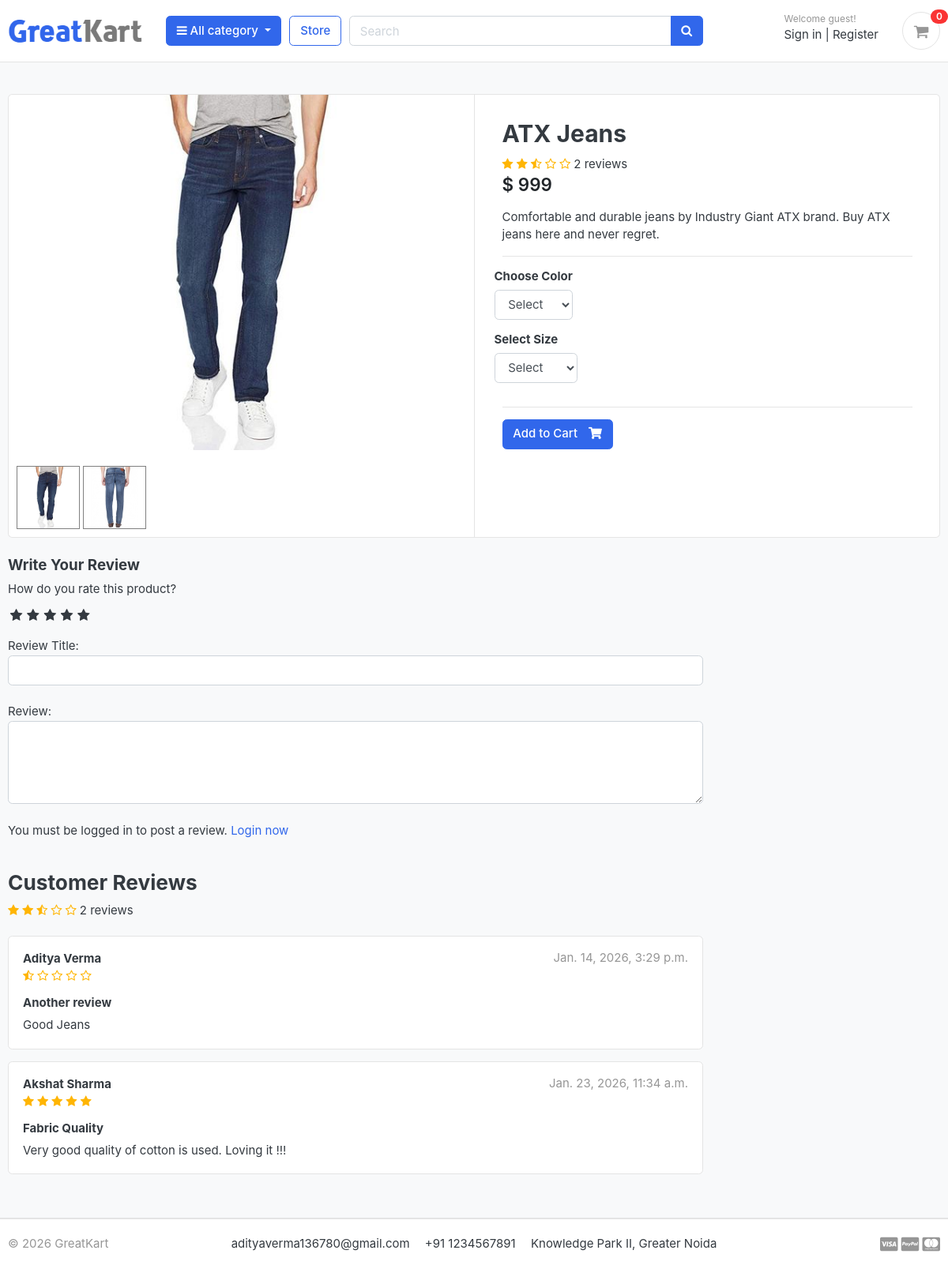
/store/category/jeans/atx-jeans/, run on the app's committed database.
### store/models.py (models this page shows, shortened)
class Product(models.Model):
    product_name    = models.CharField(max_length=200, unique=True)
    slug            = models.SlugField(max_length=200, unique=True)
    description     = models.TextField(max_length=500, blank=True)
    price           = models.IntegerField()
    images          = models.ImageField(upload_to='photos/products')
    stock           = models.IntegerField()
    is_available    = models.BooleanField(default=True)
    category        = models.ForeignKey(Category, on_delete=models.CASCADE)
    created_date    = models.DateTimeField(auto_now_add=True)
    modified_date   = models.DateTimeField(auto_now=True)
    def averageReview(self):
        reviews = ReviewRating.objects.filter(product=self, status=True).aggregate(average=Avg('rating'))
        avg = 0
        if reviews['average'] is not None:
            avg = float(reviews['average'])
        return avg
    def countReview(self):
        reviews = ReviewRating.objects.filter(product=self, status=True).aggregate(count=Count('id'))
        count = 0
        if reviews['count'] is not None:
            count = int(reviews['count'])
        return count

class ProductGallery(models.Model):
    product = models.ForeignKey(Product, default=None, on_delete=models.CASCADE)
    image = models.ImageField(upload_to='store/products', max_length=255)
    class Meta:
        verbose_name = 'productgallery'
        verbose_name_plural = 'product gallery'

class ReviewRating(models.Model):
    product = models.ForeignKey(Product, on_delete=models.CASCADE)
    user = models.ForeignKey(Account, on_delete=models.CASCADE)
    subject = models.CharField(max_length=100, blank=True)
    review = models.TextField(max_length=500, blank=True)
    rating = models.FloatField()
    ip = models.CharField(max_length=20, blank=True)
    status = models.BooleanField(default=True)
    created_at = models.DateTimeField(auto_now_add=True)
    updated_at = models.DateTimeField(auto_now=True)

### accounts/models.py (models this page shows, shortened)
class Account(AbstractBaseUser):
    first_name      = models.CharField(max_length=50)
    last_name       = models.CharField(max_length=50)
    username        = models.CharField(max_length=50, unique=True)
    email           = models.EmailField(max_length=100, unique=True)
    phone_number    = models.CharField(max_length=50)
    date_joined     = models.DateTimeField(auto_now_add=True)
    last_login      = models.DateTimeField(auto_now_add=True)
    is_admin        = models.BooleanField(default=False)
    is_staff        = models.BooleanField(default=False)
    is_active        = models.BooleanField(default=False)
    is_superadmin        = models.BooleanField(default=False)
    USERNAME_FIELD = 'email'
    REQUIRED_FIELDS = ['username', 'first_name', 'last_name']
    objects = MyAccountManager()
    def full_name(self):
        return f'{self.first_name} {self.last_name}'

### store/views.py (the view)
# urls.py: path('category/<slug:category_slug>/<slug:product_slug>/', views.product_detail, name='product_detail'),
def product_detail(request, category_slug, product_slug):
    try:
        single_product = Product.objects.get(category__slug=category_slug, slug=product_slug)
        in_cart = CartItem.objects.filter(cart__cart_id=_cart_id(request), product=single_product).exists()
    except Exception as e:
        raise e
    if request.user.is_authenticated:
        try:
            orderproduct = OrderProduct.objects.filter(user=request.user, product_id=single_product.id).exists()
        except OrderProduct.DoesNotExist:
            orderproduct = None
    else:
        orderproduct = None
    reviews = ReviewRating.objects.filter(product_id=single_product.id, status=True)
    product_gallery = ProductGallery.objects.filter(product_id=single_product.id)
    context = {
        'single_product': single_product,
        'in_cart'       : in_cart,
        'orderproduct': orderproduct,
        'reviews': reviews,
        'product_gallery': product_gallery,
    }
    return render(request, 'store/product_detail.html', context)

### carts/context_processors.py (called while the page is built)
def counter(request):
    cart_count = 0
    if 'admin' in request.path:
        return {}
    else:
        try:
            cart = Cart.objects.filter(cart_id=_cart_id(request))
            if request.user.is_authenticated:
                cart_items = CartItem.objects.all().filter(user=request.user)
            else:
                cart_items = CartItem.objects.all().filter(cart=cart[:1])
            for cart_item in cart_items:
                cart_count += cart_item.quantity
        except Cart.DoesNotExist:
            cart_count = 0
    return dict(cart_count=cart_count)

### carts/views.py (called while the page is built)
def _cart_id(request):
    cart = request.session.session_key
    if not cart:
        cart = request.session.create()
    return cart

### category/context_processors.py (called while the page is built)
def menu_links(request):
    links = Category.objects.all()
    return dict(links=links)

### category/models.py (called while the page is built)
    def get_url(self):
            return reverse('products_by_category', args=[self.slug])

### store/models.py (called while the page is built)
    def colors(self):
        return super(VariationManager, self).filter(variation_category='color', is_active=True)

    def sizes(self):
        return super(VariationManager, self).filter(variation_category='size', is_active=True)

### templates/store/product_detail.html (shortened to what this page needs)
{% extends 'base.html' %}
{% load static %}
{% block content %}
<section class="section-content padding-y bg">
	<div class="container">
		<div class="card">
			<div class="row no-gutters">
				<aside class="col-md-6">
					<article class="gallery-wrap">
						<div class="img-big-wrap mainImage">
							<center><img src="{{ single_product.images.url }}"></center>
						</div>
					</article>
					<ul class="thumb">
						<li>
							<a href="{{ single_product.images.url }}" target="mainImage"><img src="{{ single_product.images.url }}" alt="Product Image"></a>
							{% for i in product_gallery %}
							<a href="{{i.image.url}}" target="mainImage"><img src="{{i.image.url}}" alt="Product Image"></a>
							{% endfor %}
						</li>
					</ul>
				</aside>
				<main class="col-md-6 border-left">
					<form action="{% url 'add_cart' single_product.id %}" method="POST">
						<article class="content-body">
							<h2 class="title">{{ single_product.product_name }}</h2>
							<div class="rating-star">
								<span>
									<i class="fa fa-star{% if single_product.averageReview < 0.5 %}-o{% elif single_product.averageReview >= 0.5 and single_product.averageReview < 1 %}-half-o {% endif %}" aria-hidden="true"></i>
									<i class="fa fa-star{% if single_product.averageReview < 1.5 %}-o{% elif single_product.averageReview >= 1.5 and single_product.averageReview < 2 %}-half-o {% endif %}" aria-hidden="true"></i>
									<i class="fa fa-star{% if single_product.averageReview < 2.5 %}-o{% elif single_product.averageReview >= 2.5 and single_product.averageReview < 3 %}-half-o {% endif %}" aria-hidden="true"></i>
									<i class="fa fa-star{% if single_product.averageReview < 3.5 %}-o{% elif single_product.averageReview >= 3.5 and single_product.averageReview < 4 %}-half-o {% endif %}" aria-hidden="true"></i>
									<i class="fa fa-star{% if single_product.averageReview < 4.5 %}-o{% elif single_product.averageReview >= 4.5 and single_product.averageReview < 5 %}-half-o {% endif %}" aria-hidden="true"></i>
	<span>{{single_product.countReview}} reviews</span>
									</span>
							</div>
							<div class="mb-3">
								<var class="price h4">$ {{single_product.price}}</var>
							</div>
							<p>{{ single_product.description }}</p>
							<hr>
							<div class="row">
								<div class="item-option-select">
									<h6>Choose Color</h6>
									<select name="color" class="form-control" required>
										<option value="" disabled selected>Select</option>
									</select>
								</div>
							</div>
							<div class="row">
								<div class="item-option-select">
									<h6>Select Size</h6>
									<select name="size" class="form-control">
										<option value="" disabled selected>Select</option>
									</select>
								</div>
							</div>
							<hr>
							{% if single_product.stock <= 0 %}
							<h5 class="text-danger">Out of Stock</h5>
							{% else %}
							<button type="submit" class="btn  btn-primary"> <span class="text">Add to Cart</span> <i class="fas fa-shopping-cart"></i> </button>
							{% endif %}
						</article>
					</form>
				</main>
			</div>
		</div>
		<br>
		<div class="row">
			<div class="col-md-9">
				<form action="{% url 'submit_review' single_product.id %}" method="POST">
					<h5>Write Your Review</h5>
					<div>
						<label>How do you rate this product?</label>
						<br>
						<div class="rate">
							<input type="radio" name="rating" id="rating10" value="5" required /><label for="rating10" title="5"></label>
							<input type="radio" name="rating" id="rating8" value="4" required /><label for="rating8" title="4"></label>
							<input type="radio" name="rating" id="rating6" value="3" required /><label for="rating6" title="3"></label>
							<input type="radio" name="rating" id="rating4" value="2" required /><label for="rating4" title="2"></label>
							<input type="radio" name="rating" id="rating2" value="1" required /><label for="rating2" title="1"></label>
						</div>
<br>
						Review Title:
						<input type="text" class="form-control" name="subject">
						<br>
						Review:
						<textarea name="review" rows="4" class="form-control"></textarea>
						<br>
						{% if user.is_authenticated %}
							{% if orderproduct %}
								<input type="submit" value="Submit Review" class="btn btn-primary">
							{% else %}
								<p>You must purchase this product to post a review.</p>
							{% endif %}
						{% else %}
						<p>You must be logged in to post a review. <span><a href="{% url 'login' %}">Login now</a></span></p>
						{% endif %}
					</div>
				</form>
<br>
<header class="section-heading">
	<h3>Customer Reviews </h3>
	<div class="rating-star">
		<span>
			<i class="fa fa-star{% if single_product.averageReview < 0.5 %}-o{% elif single_product.averageReview >= 0.5 and single_product.averageReview < 1 %}-half-o {% endif %}" aria-hidden="true"></i>
			<i class="fa fa-star{% if single_product.averageReview < 1.5 %}-o{% elif single_product.averageReview >= 1.5 and single_product.averageReview < 2 %}-half-o {% endif %}" aria-hidden="true"></i>
			<i class="fa fa-star{% if single_product.averageReview < 2.5 %}-o{% elif single_product.averageReview >= 2.5 and single_product.averageReview < 3 %}-half-o {% endif %}" aria-hidden="true"></i>
			<i class="fa fa-star{% if single_product.averageReview < 3.5 %}-o{% elif single_product.averageReview >= 3.5 and single_product.averageReview < 4 %}-half-o {% endif %}" aria-hidden="true"></i>
			<i class="fa fa-star{% if single_product.averageReview < 4.5 %}-o{% elif single_product.averageReview >= 4.5 and single_product.averageReview < 5 %}-half-o {% endif %}" aria-hidden="true"></i>
	<span>{{single_product.countReview}} reviews</span>
			</span>
	</div>
</header>
{% for review in reviews %}
				<article class="box mb-3">
					<div class="icontext w-100">
						<div class="text">
							<span class="date text-muted float-md-right">{{review.updated_at}} </span>
							<h6 class="mb-1">{{review.user.full_name}} </h6>
							<div class="rating-star">
								<span>
									<i class="fa fa-star{% if review.rating == 0.5 %}-half-o{% elif review.rating < 1 %}-o {% endif %}" aria-hidden="true"></i>
									<i class="fa fa-star{% if review.rating == 1.5 %}-half-o{% elif review.rating < 2 %}-o {% endif %}" aria-hidden="true"></i>
									<i class="fa fa-star{% if review.rating == 2.5 %}-half-o{% elif review.rating < 3 %}-o {% endif %}" aria-hidden="true"></i>
									<i class="fa fa-star{% if review.rating == 3.5 %}-half-o{% elif review.rating < 4 %}-o {% endif %}" aria-hidden="true"></i>
									<i class="fa fa-star{% if review.rating == 4.5 %}-half-o{% elif review.rating < 5 %}-o {% endif %}" aria-hidden="true"></i>
								</span>
							</div>
						</div>
					</div>
					<div class="mt-3">
						<h6>{{review.subject}}</h6>
						<p>
							{{review.review}}
						</p>
					</div>
				</article>
{% endfor %}
			</div>
		</div>
	</div>
</section>
{% endblock %}

### greatkart/static/css/ui.css (style rules this page uses)
html { font-family: "Inter", sans-serif; font-size: 15px; }
.content-body { flex: 1 1 auto; padding: 2rem 2.3rem; }
.padding-y { padding-top: 40px; padding-bottom: 40px; }
var { font-style: normal; }
article:after, .form-group:after { display: block; clear: both; content: ""; }
.bg { background-color: #f8f9fa; }
.section-heading { margin-bottom: 20px; margin-top: 15px; }
p:last-child { margin-bottom: 0; }
.btn .text + i { margin-left: 10px; }
.icontext { display: inline-flex; align-items: center; vertical-align: middle; }
.icontext .text { width: 100%; line-height: 1.2; }
.price { font-weight: 600; color: #212529; }
.box { padding: 18px; background: #fff; border-radius: 0.37rem; border: 1px solid #e4e4e4; }
.gallery-wrap .img-big-wrap { margin-bottom: 10px; border-radius: 0.37rem; overflow: hidden; background-color: #fff; }
.gallery-wrap .img-big-wrap img { height: 450px; width: auto; display: inline-block; }
.item-option-select { margin-bottom: 1rem; display: inline-block; margin-right: 15px; }

### greatkart/static/css/custom.css (style rules this page uses)
.rate { display: inline-block;; border: 0; }
.rate > label { float: right; }
.rate > label:before { display: inline-block; font-size: 1.1rem; font-family: FontAwesome; content: "\f005"; margin:0; padding:0.3rem .2rem; cursor: pointer; }
.rating-star i { color: #ffb503 !important; }
ul.thumb { margin: 0 auto; padding: 0; float: left; }
ul.thumb li { list-style: none; margin: 10px; }
ul.thumb li img { width:80px ; height: 80px; border: 1px solid grey; }

### data on the page
Product: images (picture), product_name "ATX Jeans", countReview "2", price "999", description "Comfortable and durable jeans by Industry Giant ATX brand. Buy ATX jeans here and never regret."
ProductGallery: image (picture)
ReviewRating: updated_at "Jan. 14, 2026, 3:29 p.m.", user.full_name "Aditya Verma", rating 0.5 (drawn), subject "Another review", review "Good Jeans"
ReviewRating: updated_at "Jan. 23, 2026, 11:34 a.m.", user.full_name "Akshat Sharma", rating 5 (drawn), subject "Fabric Quality", review "Very good quality of cotton is used. Loving it !!!"

### other printed values
{{ cart_count }} "0"
